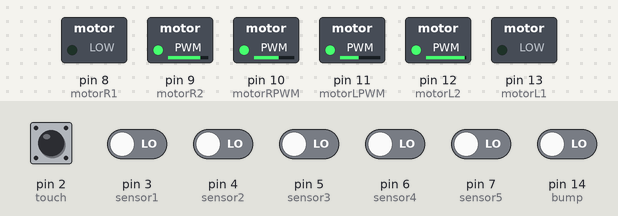
The program below on a simulated Arduino Uno, built with avr-gcc and run on an emulated ATmega328P. On the bench: switched loads named in the program (green lamp = pin HIGH). Inputs (shaded band) come from the test bench; at power-on: pin 2 (touch), pin 3 (sensor1), pin 4 (sensor2), pin 5 (sensor3), pin 6 (sensor4), pin 7 (sensor5), pin 14 (bump) LOW.

Above: at 1.2 s.
1.3 s: pin 2 (touch) pulled HIGH for 0.15 s
At 1.8 s:
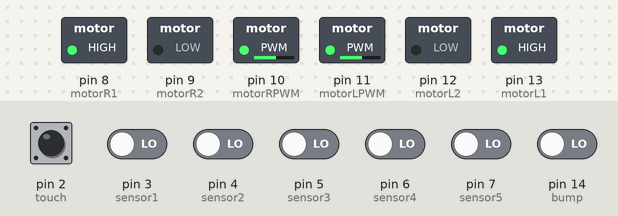
At 3.7 s:
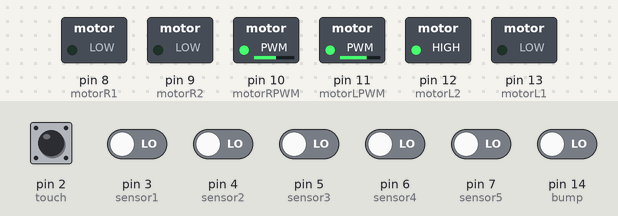
4.3 s: pin 5 (sensor3) driven HIGH
At 5.1 s:
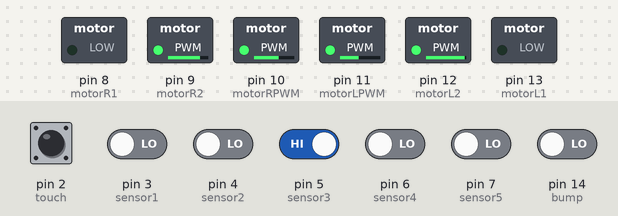
5.8 s: pin 7 (sensor5) driven HIGH
At 7.4 s:
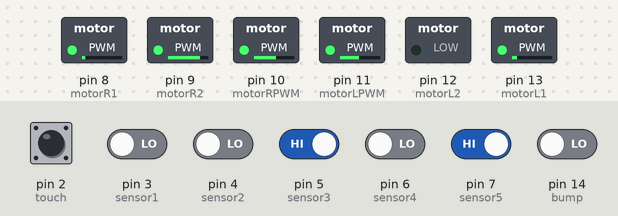
Timing chart, 0 to 6.5 s (numbered marks = the images above; inputs shaded):
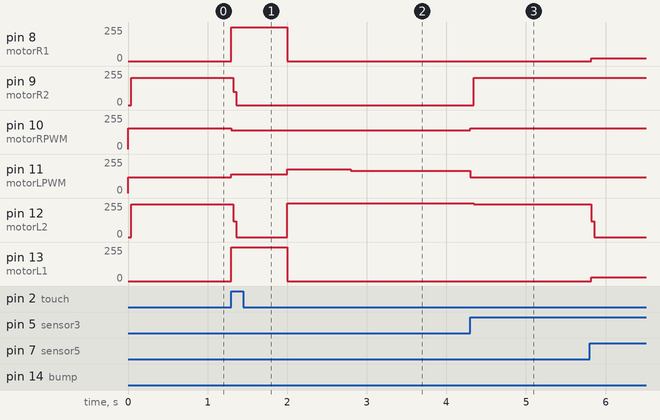

The program:

main.cpp
```cpp
// (licence header left out)
//Copyright 2022 04san (Leguino)
//Permission is hereby granted, free of charge, to any person obtaining a copy of this software and associated documentation files (the "Software"),
//to deal in the Software without restriction, including without limitation the rights to use, copy, modify, merge, publish, distribute, sublicense, and/or sell copies of the Software,

//and to permit persons to whom the Software is furnished to do so, subject to the following conditions:

//The above copyright notice and this permission notice shall be included in all copies or substantial portions of the Software.
//THE SOFTWARE IS PRO VIDED "AS IS", WITHOUT WARRANTY OF ANY KIND, EXPRESS OR IMPLIED,
//INCLUDING BUT NOT LIMITED TO THE WARRANTIES OF MERCHANTABILITY, FITNESS FOR A PARTICULAR PURPOSE AND NONINFRINGEMENT.
//IN NO EVENT SHALL THE AUTHORS OR COPYRIGHT HOLDERS BE LIABLE FOR ANY CLAIM, DAMAGES OR OTHER LIABILITY, WHETHER IN AN ACTION OF CONTRACT,
//TORT OR OTHERWISE, ARISING FROM, OUT OF OR IN CONNECTION WITH THE SOFTWARE OR THE USE OR OTHER DEALINGS IN THE SOFTWARE.

//Website https://04.si
//E-Mail mail@04.si

// --Motor Connection--
//    motorL is Left
// 　 motorR is Right

//history
//ver 1.3 18/1/2022 => bug fix,add slope detect
//ver 1.2 17/1/2022 => bug fix,add line follow program
//ver 1.1 14/1/2022 => add sensor_gui
//ver 1.0 7/1/2022 => first version
#include <Arduino.h>
#include <Wire.h>

const int no_define1 = 0;//RX
const int no_define2 = 1;//TX
const int touch = 2;
const int sensor1 = 3;
const int sensor2 = 4;
const int sensor3 = 5;
const int sensor4 = 6;
const int sensor5 = 7;
const int motorR1 = 8;
const int motorR2 = 9;
const int motorRPWM = 10;
const int motorLPWM = 11;
const int motorL2 = 12;
const int motorL1 = 13;
const int bump = 14;
const int encoder_L1 = 15;
const int encoder_L2 = 16;
const int encoder_R1 = 17;
const int encoder_R2 = 18;
const int no_define3 = 19;//Reserved with green sensor

const double left_speed_conf = 1.2;//1.2
const double right_speed_conf = 0.9;//0.9

void linetrace();
void back(int);
void forward(int);
void right(int);
void left(int);
void t_right(int);
void t_left(int);
void m_stop();
int true_sensor();

void setup() {
  pinMode(motorL1, OUTPUT);
  pinMode(motorL2, OUTPUT);
  pinMode(motorLPWM, OUTPUT);
  pinMode(motorR1, OUTPUT);
  pinMode(motorR2, OUTPUT);
  pinMode(motorRPWM, OUTPUT);
  pinMode(touch, INPUT);
  pinMode(bump, INPUT);
  pinMode(sensor1, INPUT);
  pinMode(sensor2, INPUT);
  pinMode(sensor3, INPUT);
  pinMode(sensor4, INPUT);
  pinMode(sensor5, INPUT);
  pinMode(encoder_L1, INPUT);
  pinMode(encoder_L2, INPUT);
  pinMode(encoder_R1, INPUT);
  pinMode(encoder_R2, INPUT);
}

void loop() {
  linetrace();
}

void linetrace() {
  if (digitalRead(touch) == 1)
  {
    back(140);
    delay(700);
    left(150);
    delay(800);
    while (digitalRead(sensor3) != 1)
    {
      left(140);
      delay(300);
    }
  }
  else if (digitalRead(bump) == 1)
  {
    forward(200);
    delay(1300);
    back(100);
    delay(500);
  }
  else if (true_sensor() == 5)//交差点・T字路・バンプ
  {
    back(140);
    delay(50);
    left(100);
  }
  else if (true_sensor() == 4 || true_sensor() == 3)//直角
  {
    int l_sensor_cnt = 0;
    int r_sensor_cnt = 0;
    if (digitalRead(sensor1) == 1)
    {
      l_sensor_cnt++;
    }
    if (digitalRead(sensor2) == 1)
    {
      l_sensor_cnt++;
    }
    if (digitalRead(sensor4) == 1)
    {
      r_sensor_cnt++;
    }
    if (digitalRead(sensor5) == 1)
    {
      r_sensor_cnt++;
    }
    if (l_sensor_cnt < r_sensor_cnt)
    {
      back(120);
      while (digitalRead(sensor3) != 1)
      {
        t_right(150);
      }
    }
    else if (l_sensor_cnt > r_sensor_cnt)
    {
      back(120);
      while (digitalRead(sensor3) != 1)
      {
        t_left(150);
      }
    }
    else
    {
      forward(130);
    }
  }
  else if (true_sensor() == 1 || true_sensor() == 2)//直線・カーブ
  {
    if (digitalRead(sensor1) == 1)
    {
      back(120);
      left(140);
    }
    else if (digitalRead(sensor5) == 1)
    {
      back(120);
      right(140);
    }
    else if (digitalRead(sensor2) == 1)
    {
      right(120);
      forward(130);
    }
    else if (digitalRead(sensor4) == 1)
    {
      left(120);
      forward(130);
    }
    else if (digitalRead(sensor3) == 1)
    {
      forward(130);
    }
  }
  else{//白
    forward(130);
  }
}

void back(int mspeed) {
  m_stop();
  digitalWrite(motorL1, HIGH);
  analogWrite(motorLPWM, mspeed);
  digitalWrite(motorR1, HIGH);
  analogWrite(motorRPWM, mspeed);
}

void forward(int mspeed) {
  m_stop();
  digitalWrite(motorL2, HIGH);
  analogWrite(motorLPWM,constrain(mspeed * right_speed_conf,0,254));
  digitalWrite(motorR2, HIGH);
  analogWrite(motorRPWM, mspeed * left_speed_conf);
}

void left(int mspeed) {
  m_stop();
  digitalWrite(motorL2, HIGH);
  analogWrite(motorLPWM, mspeed * left_speed_conf);
}

void right(int mspeed) {
  m_stop();
  digitalWrite(motorR2, HIGH);
  analogWrite(motorRPWM, mspeed);
}

void t_left(int mspeed) {
  m_stop();
  digitalWrite(motorL2, HIGH);
  analogWrite(motorLPWM, mspeed * left_speed_conf);
  digitalWrite(motorR1, HIGH);
  analogWrite(motorRPWM, mspeed);
}

void t_right(int mspeed) {
  m_stop();
  digitalWrite(motorR2, HIGH);
  analogWrite(motorRPWM, mspeed);
  digitalWrite(motorL1, HIGH);
  analogWrite(motorLPWM, mspeed);
}

void m_stop() {
  digitalWrite(motorL1, LOW);
  digitalWrite(motorR1, LOW);
  digitalWrite(motorL2, LOW);
  digitalWrite(motorR2, LOW);
}

int true_sensor() {
  int sensor_cnt = 0;
  if (digitalRead(sensor1) == 1)
  {
    sensor_cnt++;
  }
  if (digitalRead(sensor2) == 1)
  {
    sensor_cnt++;
  }
  if (digitalRead(sensor3) == 1)
  {
    sensor_cnt++;
  }
  if (digitalRead(sensor4) == 1)
  {
    sensor_cnt++;
  }
  if (digitalRead(sensor5) == 1)
  {
    sensor_cnt++;
  }
  return sensor_cnt;
}
```

Measured:
- after the input at 1.3 s, pin 8 (motorR1): 0/255 → 255/255 at once, → 0/255 0.70 s later; pin 9 (motorR2): 204/255 → 0/255 at once
- after the input at 4.3 s, pin 9 (motorR2): 0/255 → 203/255 at once; pin 10 (motorRPWM): 140/255 → 156/255 at once; pin 11 (motorLPWM): 168/255 → 117/255 at once; pin 12 (motorL2): 255/255 → 245/255 at once
- after the input at 5.8 s, pin 8 (motorR1): 0/255 → 21/255 at once; pin 11 (motorLPWM): 117/255 → 120/255 at once; pin 12 (motorL2): 245/255 → 0/255 at once; pin 13 (motorL1): 0/255 → 30/255 at once
